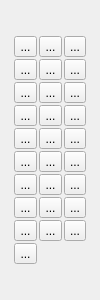
  <widget class="QDockWidget" name="dwTools">
   <property name="sizePolicy">
    <sizepolicy hsizetype="Minimum" vsizetype="Preferred">
     <horstretch>0</horstretch>
     <verstretch>0</verstretch>
    </sizepolicy>
   </property>
   <property name="minimumSize">
    <size>
     <width>100</width>
     <height>300</height>
    </size>
   </property>
   <property name="maximumSize">
    <size>
     <width>100</width>
     <height>316</height>
    </size>
   </property>
   <attribute name="dockWidgetArea">
    <number>1</number>
   </attribute>
   <widget class="QWidget" name="dockWidgetContents">
    <property name="minimumSize">
     <size>
      <width>100</width>
      <height>200</height>
     </size>
    </property>
    <property name="maximumSize">
     <size>
      <width>100</width>
      <height>300</height>
     </size>
    </property>
    <layout class="QVBoxLayout" name="verticalLayout_2">
     <item>
      <layout class="QGridLayout" name="gridLayout_3">
       <property name="sizeConstraint">
        <enum>QLayout::SetDefaultConstraint</enum>
       </property>
       <property name="leftMargin">
        <number>5</number>
       </property>
       <property name="topMargin">
        <number>5</number>
       </property>
       <property name="rightMargin">
        <number>5</number>
       </property>
       <property name="bottomMargin">
        <number>5</number>
       </property>
       <property name="spacing">
        <number>2</number>
       </property>
       <item row="13" column="1">
        <widget class="QToolButton" name="toolButtonChecker_11">
         <property name="text">
          <string>...</string>
         </property>
         <property name="icon">
          <iconset>
           <normaloff>svgicons/warning.svg</normaloff>svgicons/warning.svg</iconset>
         </property>
         <property name="iconSize">
          <size>
           <width>24</width>
           <height>24</height>
          </size>
         </property>
         <property name="checkable">
          <bool>false</bool>
         </property>
         <property name="checked">
          <bool>false</bool>
         </property>
        </widget>
       </item>
       <item row="0" column="0">
        <widget class="QToolButton" name="toolButtonPen">
         <property name="text">
          <string>...</string>
         </property>
         <property name="icon">
          <iconset resource="svgicons.qrc">
           <normaloff>:/darksvg/resources/themes/ie_dark/pen.svg</normaloff>:/darksvg/resources/themes/ie_dark/pen.svg</iconset>
         </property>
         <property name="iconSize">
          <size>
           <width>24</width>
           <height>24</height>
          </size>
         </property>
         <property name="checkable">
          <bool>false</bool>
         </property>
         <property name="checked">
          <bool>false</bool>
         </property>
        </widget>
       </item>
       <item row="8" column="0">
        <widget class="QToolButton" name="toolButtonDropper">
         <property name="mouseTracking">
          <bool>true</bool>
         </property>
         <property name="tabletTracking">
          <bool>true</bool>
         </property>
         <property name="text">
          <string>...</string>
         </property>
         <property name="icon">
          <iconset>
           <normaloff>svgicons/dropper.svg</normaloff>svgicons/dropper.svg</iconset>
         </property>
         <property name="iconSize">
          <size>
           <width>24</width>
           <height>24</height>
          </size>
         </property>
         <property name="checkable">
          <bool>true</bool>
         </property>
         <property name="checked">
          <bool>false</bool>
         </property>
        </widget>
       </item>
       <item row="4" column="0">
        <widget class="QToolButton" name="toolButtonWand">
         <property name="text">
          <string>...</string>
         </property>
         <property name="icon">
          <iconset>
           <normaloff>svgicons/magic.svg</normaloff>svgicons/magic.svg</iconset>
         </property>
         <property name="iconSize">
          <size>
           <width>24</width>
           <height>24</height>
          </size>
         </property>
        </widget>
       </item>
       <item row="7" column="0">
        <widget class="QToolButton" name="toolButtonSelectionLasso">
         <property name="text">
          <string>...</string>
         </property>
         <property name="icon">
          <iconset>
           <normaloff>svgicons/lasso_select.svg</normaloff>svgicons/lasso_select.svg</iconset>
         </property>
         <property name="iconSize">
          <size>
           <width>24</width>
           <height>24</height>
          </size>
         </property>
         <property name="checkable">
          <bool>false</bool>
         </property>
         <property name="checked">
          <bool>false</bool>
         </property>
        </widget>
       </item>
       <item row="9" column="0">
        <widget class="QToolButton" name="toolButtonZoomOut">
         <property name="text">
          <string>...</string>
         </property>
         <property name="icon">
          <iconset>
           <normaloff>svgicons/zoomout-gray.svg</normaloff>svgicons/zoomout-gray.svg</iconset>
         </property>
         <property name="iconSize">
          <size>
           <width>24</width>
           <height>24</height>
          </size>
         </property>
         <property name="checkable">
          <bool>false</bool>
         </property>
         <property name="checked">
          <bool>false</bool>
         </property>
        </widget>
       </item>
       <item row="1" column="2">
        <widget class="QToolButton" name="toolButtonRoundRectangle">
         <property name="text">
          <string>...</string>
         </property>
         <property name="icon">
          <iconset>
           <normaloff>svgicons/rounded-rectangle.svg</normaloff>svgicons/rounded-rectangle.svg</iconset>
         </property>
         <property name="iconSize">
          <size>
           <width>24</width>
           <height>24</height>
          </size>
         </property>
        </widget>
       </item>
       <item row="4" column="2">
        <widget class="QToolButton" name="toolButtonSelectionCircle">
         <property name="accessibleName">
          <string>Çember</string>
         </property>
         <property name="text">
          <string>...</string>
         </property>
         <property name="icon">
          <iconset>
           <normaloff>svgicons/select-circle-gray.svg</normaloff>svgicons/select-circle-gray.svg</iconset>
         </property>
         <property name="iconSize">
          <size>
           <width>24</width>
           <height>24</height>
          </size>
         </property>
        </widget>
       </item>
       <item row="7" column="2">
        <widget class="QToolButton" name="toolButtonCrop">
         <property name="text">
          <string>...</string>
         </property>
         <property name="icon">
          <iconset>
           <normaloff>svgicons/crop.svg</normaloff>svgicons/crop.svg</iconset>
         </property>
         <property name="iconSize">
          <size>
           <width>24</width>
           <height>24</height>
          </size>
         </property>
         <property name="checkable">
          <bool>false</bool>
         </property>
         <property name="checked">
          <bool>false</bool>
         </property>
        </widget>
       </item>
       <item row="11" column="2">
        <widget class="QToolButton" name="toolButtonChecker">
         <property name="text">
          <string>...</string>
         </property>
         <property name="icon">
          <iconset>
           <normaloff>svgicons/checker.svg</normaloff>svgicons/checker.svg</iconset>
         </property>
         <property name="iconSize">
          <size>
           <width>24</width>
           <height>24</height>
          </size>
         </property>
         <property name="checkable">
          <bool>false</bool>
         </property>
         <property name="checked">
          <bool>false</bool>
         </property>
        </widget>
       </item>
       <item row="1" column="1">
        <widget class="QToolButton" name="toolButtonRectangle">
         <property name="text">
          <string>...</string>
         </property>
         <property name="icon">
          <iconset>
           <normaloff>svgicons/rectangle.svg</normaloff>svgicons/rectangle.svg</iconset>
         </property>
         <property name="iconSize">
          <size>
           <width>24</width>
           <height>24</height>
          </size>
         </property>
         <property name="checkable">
          <bool>false</bool>
         </property>
         <property name="checked">
          <bool>false</bool>
         </property>
        </widget>
       </item>
       <item row="3" column="1">
        <widget class="QToolButton" name="toolButtonSpray">
         <property name="text">
          <string>...</string>
         </property>
         <property name="icon">
          <iconset>
           <normaloff>svgicons/spray-gray.svg</normaloff>svgicons/spray-gray.svg</iconset>
         </property>
         <property name="iconSize">
          <size>
           <width>24</width>
           <height>24</height>
          </size>
         </property>
         <property name="checkable">
          <bool>false</bool>
         </property>
         <property name="checked">
          <bool>false</bool>
         </property>
        </widget>
       </item>
       <item row="11" column="1">
        <widget class="QToolButton" name="toolButtonFlipHorizontal">
         <property name="text">
          <string>...</string>
         </property>
         <property name="icon">
          <iconset>
           <normaloff>svgicons/flip-horizontal-3.svg</normaloff>svgicons/flip-horizontal-3.svg</iconset>
         </property>
         <property name="iconSize">
          <size>
           <width>24</width>
           <height>24</height>
          </size>
         </property>
         <property name="checkable">
          <bool>false</bool>
         </property>
         <property name="checked">
          <bool>false</bool>
         </property>
        </widget>
       </item>
       <item row="13" column="2">
        <widget class="QToolButton" name="toolButtonChecker_14">
         <property name="text">
          <string>...</string>
         </property>
         <property name="icon">
          <iconset>
           <normaloff>svgicons/warning.svg</normaloff>svgicons/warning.svg</iconset>
         </property>
         <property name="iconSize">
          <size>
           <width>24</width>
           <height>24</height>
          </size>
         </property>
         <property name="checkable">
          <bool>false</bool>
         </property>
         <property name="checked">
          <bool>false</bool>
         </property>
        </widget>
       </item>
       <item row="8" column="2">
        <widget class="QToolButton" name="toolButtonMirror">
         <property name="text">
          <string>...</string>
         </property>
         <property name="icon">
          <iconset>
           <normaloff>svgicons/rays.svg</normaloff>svgicons/rays.svg</iconset>
         </property>
         <property name="iconSize">
          <size>
           <width>24</width>
           <height>24</height>
          </size>
         </property>
         <property name="checkable">
          <bool>false</bool>
         </property>
         <property name="checked">
          <bool>false</bool>
         </property>
        </widget>
       </item>
       <item row="8" column="1">
        <widget class="QToolButton" name="toolButtonPan">
         <property name="text">
          <string>...</string>
         </property>
         <property name="icon">
          <iconset>
           <normaloff>svgicons/pan-gray.svg</normaloff>svgicons/pan-gray.svg</iconset>
         </property>
         <property name="iconSize">
          <size>
           <width>24</width>
           <height>24</height>
          </size>
         </property>
         <property name="checkable">
          <bool>false</bool>
         </property>
         <property name="checked">
          <bool>false</bool>
         </property>
        </widget>
       </item>
       <item row="3" column="0">
        <widget class="QToolButton" name="toolButtonCircle">
         <property name="text">
          <string>...</string>
         </property>
         <property name="icon">
          <iconset>
           <normaloff>svgicons/circle-gray.svg</normaloff>svgicons/circle-gray.svg</iconset>
         </property>
         <property name="iconSize">
          <size>
           <width>24</width>
           <height>24</height>
          </size>
         </property>
         <property name="checkable">
          <bool>false</bool>
         </property>
         <property name="checked">
          <bool>false</bool>
         </property>
        </widget>
       </item>
       <item row="14" column="0">
        <widget class="QToolButton" name="toolButtonGradient">
         <property name="text">
          <string>...</string>
         </property>
         <property name="icon">
          <iconset>
           <normaloff>svgicons/gradient.svg</normaloff>svgicons/gradient.svg</iconset>
         </property>
         <property name="iconSize">
          <size>
           <width>24</width>
           <height>24</height>
          </size>
         </property>
         <property name="checkable">
          <bool>false</bool>
         </property>
         <property name="checked">
          <bool>false</bool>
         </property>
        </widget>
       </item>
       <item row="7" column="1">
        <widget class="QToolButton" name="toolButtonText">
         <property name="text">
          <string>...</string>
         </property>
         <property name="icon">
          <iconset>
           <normaloff>svgicons/text.svg</normaloff>svgicons/text.svg</iconset>
         </property>
         <property name="iconSize">
          <size>
           <width>24</width>
           <height>24</height>
          </size>
         </property>
        </widget>
       </item>
       <item row="9" column="1">
        <widget class="QToolButton" name="toolButtonZoomIn">
         <property name="text">
          <string>...</string>
         </property>
         <property name="icon">
          <iconset>
           <normaloff>svgicons/zoomin-gray.svg</normaloff>svgicons/zoomin-gray.svg</iconset>
         </property>
         <property name="iconSize">
          <size>
           <width>24</width>
           <height>24</height>
          </size>
         </property>
         <property name="checkable">
          <bool>false</bool>
         </property>
         <property name="checked">
          <bool>false</bool>
         </property>
        </widget>
       </item>
       <item row="9" column="2">
        <widget class="QToolButton" name="toolButtonZoomReset">
         <property name="text">
          <string>...</string>
         </property>
         <property name="icon">
          <iconset>
           <normaloff>svgicons/zoom_reset.svg</normaloff>svgicons/zoom_reset.svg</iconset>
         </property>
         <property name="iconSize">
          <size>
           <width>24</width>
           <height>24</height>
          </size>
         </property>
         <property name="checkable">
          <bool>false</bool>
         </property>
         <property name="checked">
          <bool>false</bool>
         </property>
        </widget>
       </item>
       <item row="4" column="1">
        <widget class="QToolButton" name="toolButtonSelectionRectangle">
         <property name="text">
          <string>...</string>
         </property>
         <property name="icon">
          <iconset>
           <normaloff>svgicons/select-rectangle-gray.svg</normaloff>svgicons/select-rectangle-gray.svg</iconset>
         </property>
         <property name="iconSize">
          <size>
           <width>24</width>
           <height>24</height>
          </size>
         </property>
        </widget>
       </item>
       <item row="1" column="0">
        <widget class="QToolButton" name="toolButtonLine">
         <property name="mouseTracking">
          <bool>true</bool>
         </property>
         <property name="tabletTracking">
          <bool>true</bool>
         </property>
         <property name="text">
          <string>...</string>
         </property>
         <property name="icon">
          <iconset>
           <normaloff>svgicons/line-gray.svg</normaloff>svgicons/line-gray.svg</iconset>
         </property>
         <property name="iconSize">
          <size>
           <width>24</width>
           <height>24</height>
          </size>
         </property>
         <property name="checkable">
          <bool>false</bool>
         </property>
         <property name="checked">
          <bool>false</bool>
         </property>
        </widget>
       </item>
       <item row="0" column="2">
        <widget class="QToolButton" name="toolButtonEraser">
         <property name="text">
          <string>...</string>
         </property>
         <property name="icon">
          <iconset>
           <normaloff>svgicons/eraser-gray.svg</normaloff>svgicons/eraser-gray.svg</iconset>
         </property>
         <property name="iconSize">
          <size>
           <width>24</width>
           <height>24</height>
          </size>
         </property>
        </widget>
       </item>
       <item row="0" column="1">
        <widget class="QToolButton" name="toolButtonBrush">
         <property name="text">
          <string>...</string>
         </property>
         <property name="icon">
          <iconset>
           <normaloff>svgicons/brush.svg</normaloff>svgicons/brush.svg</iconset>
         </property>
         <property name="iconSize">
          <size>
           <width>24</width>
           <height>24</height>
          </size>
         </property>
         <property name="checkable">
          <bool>false</bool>
         </property>
         <property name="checked">
          <bool>false</bool>
         </property>
        </widget>
       </item>
       <item row="3" column="2">
        <widget class="QToolButton" name="toolButtonFill">
         <property name="sizePolicy">
          <sizepolicy hsizetype="Fixed" vsizetype="Fixed">
           <horstretch>0</horstretch>
           <verstretch>0</verstretch>
          </sizepolicy>
         </property>
         <property name="text">
          <string>...</string>
         </property>
         <property name="icon">
          <iconset>
           <normaloff>svgicons/fill.svg</normaloff>svgicons/fill.svg</iconset>
         </property>
         <property name="iconSize">
          <size>
           <width>24</width>
           <height>24</height>
          </size>
         </property>
         <property name="checkable">
          <bool>false</bool>
         </property>
         <property name="checked">
          <bool>false</bool>
         </property>
        </widget>
       </item>
       <item row="11" column="0">
        <widget class="QToolButton" name="toolButtonFlipVertical">
         <property name="text">
          <string>...</string>
         </property>
         <property name="icon">
          <iconset>
           <normaloff>svgicons/flip-vertical-3.svg</normaloff>svgicons/flip-vertical-3.svg</iconset>
         </property>
         <property name="iconSize">
          <size>
           <width>24</width>
           <height>24</height>
          </size>
         </property>
         <property name="checkable">
          <bool>false</bool>
         </property>
         <property name="checked">
          <bool>false</bool>
         </property>
        </widget>
       </item>
       <item row="13" column="0">
        <widget class="QToolButton" name="toolButtonCircleOutline">
         <property name="text">
          <string>...</string>
         </property>
         <property name="icon">
          <iconset resource="svgicons.qrc">
           <normaloff>:/lightsvg/resources/themes/ie_light/circle.svg</normaloff>:/lightsvg/resources/themes/ie_light/circle.svg</iconset>
         </property>
         <property name="iconSize">
          <size>
           <width>24</width>
           <height>24</height>
          </size>
         </property>
         <property name="checkable">
          <bool>false</bool>
         </property>
         <property name="checked">
          <bool>false</bool>
         </property>
        </widget>
       </item>
      </layout>
     </item>
    </layout>
   </widget>
  </widget>
